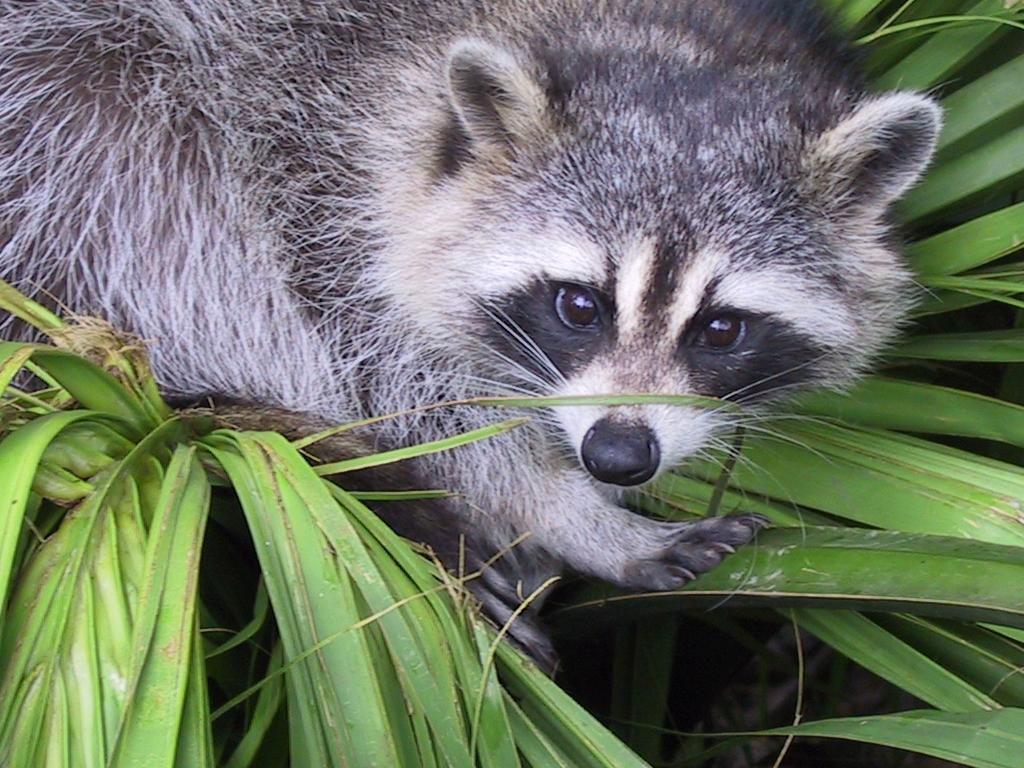
#> input picture 01/ex03/animal.jpeg, 1024 x 768 px
$ python tester.py
#> lines starting #> are read from the running program, lines starting #| are printed output that depends on the picture
### 01/ex03/load_image.py
from PIL import Image
import numpy as np
from numpy import ndarray


def ft_load(image_path: str) -> ndarray:
    '''
    This function loads an image into a numpy array.
    If you don't have numpy installed, run this command:
        pip3 install numpy
    If you don't have Pillow installed, run this command:
        pip3 install Pillow
    '''
#> called with image_path = 'animal.jpeg'
    try:
        img = Image.open(image_path)
#> img is the input picture: PIL image 1024x768 RGB; mean R, G, B 110.7, 117.7, 102.1
        img_array = np.array(img)
        print(f"The shape of image is: {img_array.shape}")
#| The shape of image is: (768, 1024, 3)
        return img_array
    except FileNotFoundError:
        print(f"Error: {image_path} not found.")
    except OSError:
        print(f"Error: {image_path} is not a valid image file.")


def main():
    img = ft_load("landscape.jpg")
    print(img)


# [2 lines that do not run on import are left out]

### 01/ex03/zoom.py
from PIL import Image
from numpy import ndarray
import numpy as np
import matplotlib.pyplot as plt
from load_image import ft_load


def ft_zoom(image_path: str) -> ndarray:
    '''
    If you don't have matplotlib, run this command in your terminal:
        pip3 install matplotlib

    This function zooms an image.
    '''
#> called with image_path = 'animal.jpeg'
    try:
        img = Image.open(image_path)
        img_array = np.array(img)
        start_x = 300
        start_y = 200
        end_x = 700
        end_y = 600
        zoomed_img_array = img_array[start_x:end_x, start_y:end_y]
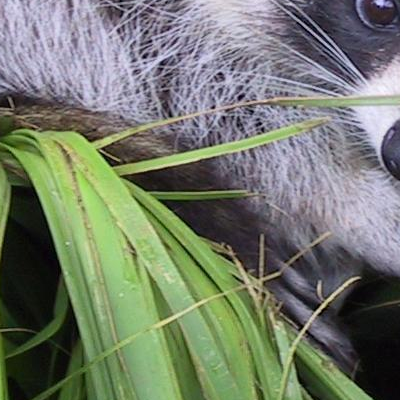
#> zoomed_img_array: shape (400, 400, 3); mean R, G, B 115.4, 122.8, 108.1
        zoomed_img = Image.fromarray(zoomed_img_array)
        zoomed_img.save("zoomed_img.jpg")
        im = Image.open("zoomed_img.jpg")
        plt.imshow(im)
        plt.show()
        if len(zoomed_img_array.shape) == 3:
            print(f"New shape after slicing: {zoomed_img_array.shape}")
#| New shape after slicing: (400, 400, 3)
        else:
            print(f"New shape after slicing: {zoomed_img_array.shape} or "
                  f"({zoomed_img_array.shape[0]}, "
                  f"{zoomed_img_array.shape[1]})")
        return zoomed_img_array
    except FileNotFoundError:
        print(f"Error: {image_path} not found.")
    except OSError:
        print(f"Error: {image_path} is not a valid image file.")
    except Exception as e:
        print(f"Error: {e}")


def main():
    print(ft_load("animal.jpeg"))
    print(ft_zoom("animal.jpeg"))


# [2 lines that do not run on import are left out]

### 01/ex03/tester.py
from load_image import ft_load
from zoom import ft_zoom

print(ft_load("animal.jpeg"))
print(ft_zoom("animal.jpeg"))
